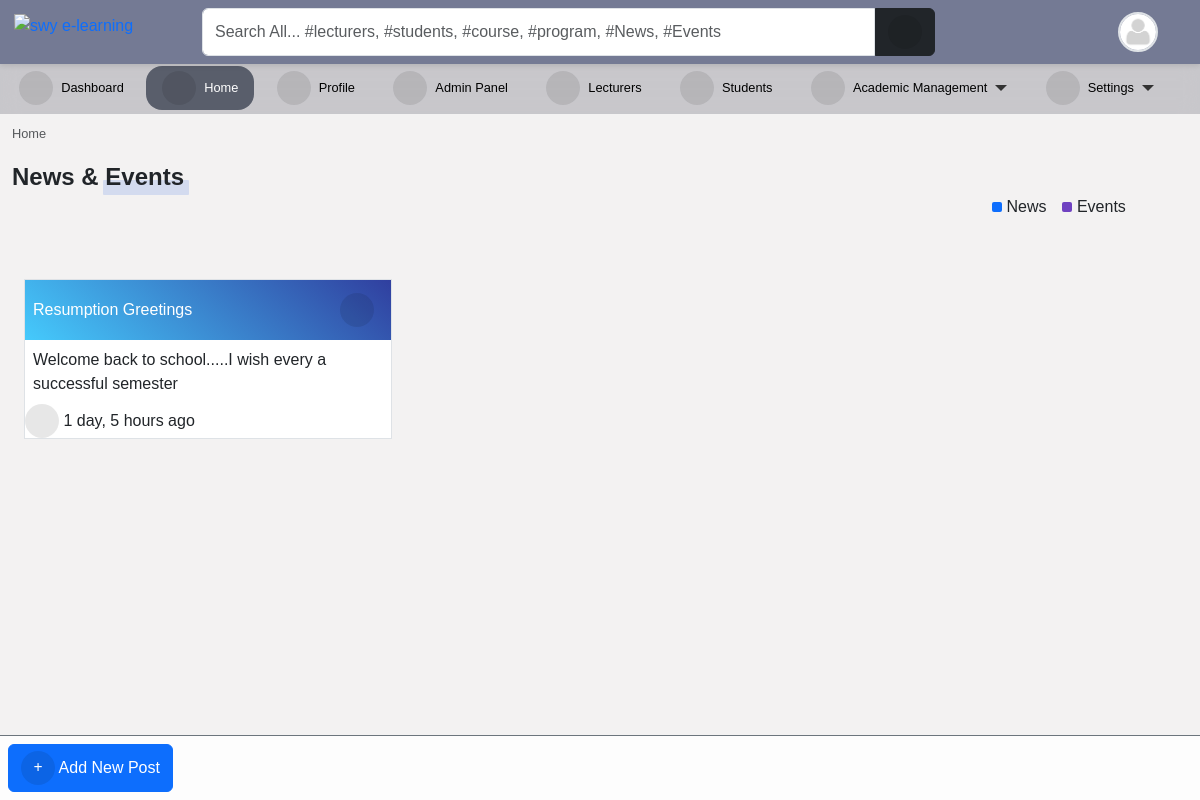
Screenshot of / (signed in) with the database file from the repository.
### accounts/models.py (models this page shows, shortened)
class User(AbstractUser):
    is_student = models.BooleanField(default=False)
    is_lecturer = models.BooleanField(default=False)
    gender = models.CharField(max_length=1, choices=GENDERS, blank=True, null=True)
    phone = models.CharField(max_length=60, blank=True, null=True)
    address = models.CharField(max_length=60, blank=True, null=True)
    picture = models.ImageField(
        upload_to="profile_pictures/%y/%m/%d/", default="default.png", null=True
    )
    email = models.EmailField(blank=True, null=True)
    username_validator = ASCIIUsernameValidator()
    objects = CustomUserManager()
    class Meta:
        ordering = ("-date_joined",)
    @property
    def get_user_role(self):
        if self.is_superuser:
            role = "Admin"
        elif self.is_student:
            role = "Student"
        elif self.is_lecturer:
            role = "Lecturer"
        return role

### core/models.py (models this page shows, shortened)
class NewsAndEvents(models.Model):
    title = models.CharField(max_length=200, null=True)
    summary = models.TextField(max_length=200, blank=True, null=True)
    posted_as = models.CharField(choices=POST, max_length=10)
    updated_date = models.DateTimeField(auto_now=True, auto_now_add=False, null=True)
    upload_time = models.DateTimeField(auto_now=False, auto_now_add=True, null=True)
    objects = NewsAndEventsManager()

### core/views.py (the view)
# urls.py: path("", home_view, name="home"),
@login_required
def home_view(request):
    items = NewsAndEvents.objects.all().order_by("-updated_date")
    context = {
        "title": "News & Events",
        "items": items,
    }
    return render(request, "core/index.html", context)

### core/models.py (called while the page is built)
    def get_queryset(self):
        return NewsAndEventsQuerySet(self.model, using=self._db)

    def all(self):
        return self.get_queryset()

### templates/core/index.html (shortened to what this page needs)
{% extends 'base.html' %}
{% load static %}
{% block content %}
<nav style="--bs-breadcrumb-divider: '>';" aria-label="breadcrumb">
    <ol class="breadcrumb">
      <li class="breadcrumb-item active" aria-current="page">Home</li>
    </ol>
</nav>
{% if request.user.is_superuser or request.user.is_lecturer %}
<div class="manage-wrap">
    <a class="btn btn-primary" href="{% url 'add_item' %}"><i class="fas fa-plus"></i> Add New Post</a>
</div>
{% endif %}
<div>
    <div class="title-1">News &amp; Events</div>
</div>
<div class="col-md-2 ms-auto d-flex">
    <div class="me-3">
        <span class="color-indicator bg-primary"></span> News
    </div>
    <div>
        <span class="color-indicator bg-purple"></span> Events
    </div>
</div>
<div class="container-fluid">
    {% if items %}
    <div class="row">
        {% for item in items %}
        <div class="col-md-4 mb-4">
            <div class="bg-white border">
                <div class="card-header-ne {% if item.posted_as == 'News' %}news{% else %}events{% endif %} p-2">
                    <span class="p-0">
                        {{ item.title|title }}
                    </span>
                    {% if request.user.is_superuser or request.user.is_lecturer %}
                    <div class="dropstart">
                        <button class="btn btn-sm" data-bs-toggle="dropdown" aria-expanded="false">
                            <i class="fas fa-ellipsis-v text-white"></i>
                        </button>
                    </div>
                    {% endif %}
                </div>
                <div class="p-2">{{ item.summary }}</div>
                <div class="date-wrapper">
                    <i class="fa fa-calendar mr-2"></i>
                    {{ item.updated_date|timesince }} ago
                </div>
            </div>
        </div>
        {% endfor %}
    </div>
    {% else %}
    <h4 class="text-center mt-5 py-5 text-muted">
        <i class="fa-regular fa-folder-open me-2"></i> School news and events will appear here.
    </h4>
    {% endif %}
</div>
{% endblock content %}

### templates/navbar.html (shortened to what this page needs)
{% load static %}
<div id="top-navbar" class="py-2 top-navbar">
	<div class="container">
		<a href="/" class="head-logo">
			<img src="{% static 'img/swy e-learning.jpg' %}" width="40px" alt="swy e-learning">
		</a>
		<div class="nav-wrapper">
			<form class="form-header" action="{% url 'query' %}" method="GET">
				<input id="primary-search" class="form-control rounded-end-0" type="text" name="q" value="{{ request.GET.q }}"
					placeholder="Search All... #lecturers, #students, #course, #program, #News, #Events" required />
				<button class="btn btn-dark rounded-start-0" type="submit">
					<i class="fas fa-search"></i>
				</button>
			</form>
			<div class="dropdown index">
				<div class="avatar border border-2" type="button" data-bs-toggle="dropdown" aria-expanded="false">
					<img src="{{ request.user.picture.url }}">
				</div>
			</div>
		</div>
	</div>
</div>

### static/scss/style1.css (style rules this page uses)
*, body { font-family: "Rubik", sans-serif; }
body { background-color: #f3f2f2; }
#main .container-fluid { margin-top: 3.7rem; }
#top-navbar { position: fixed; top: 0; right: 0; -webkit-margin-start: -10px; z-index: 90; padding: 0; background: #747a94; box-shadow: 0px 2px 5px 0px rgba(0, 0, 0, 0.1); transition: 0.3s; margin: 0; }
#top-navbar .container { display: flex; background-color: transparent; position: relative; }
#top-navbar .nav-wrapper { display: flex; flex-wrap: wrap; justify-content: space-between; align-items: center; width: 100%; margin-left: 10rem; background-color: transparent; }
#top-navbar .nav-wrapper .form-header { display: flex; flex: 0.8; }
#top-navbar .nav-wrapper .form-header button { flex: 0.1; }
#top-navbar { left: 0; }
.manage-wrap { position: fixed; bottom: 0; right: 0; left: 300px; padding: 0.5rem; z-index: 10; background-color: rgba(255, 255, 255, 0.8); border-top: 1px solid #6c757d; transition: 0.3s; }
.manage-wrap { left: 0; }
.avatar { width: 40px; height: 40px; border-radius: 50%; overflow: hidden; }
.avatar img { width: 100%; height: 100%; -o-object-fit: cover; object-fit: cover; }
a { color: var(--bs-primary); text-decoration: none; }
.title-1 { position: relative; display: inline-flex; align-items: center; font-family: inherit; text-transform: capitalize; font-weight: 700; font-size: 24px; border-radius: 0.2em; }
.title-1::before { content: ""; position: absolute; bottom: 0; right: -5px; width: 50%; height: 15px; z-index: -1; border-radius: 1px; background-color: rgba(83, 126, 226, 0.2); animation: lineAnim 1s ease-in forwards; }
.news { background: linear-gradient(40deg, #45cafc, #303f9f) !important; color: #fff; }
.fas, .fa { font-size: 16px; display: inline-flex; align-items: center; justify-content: center; width: 34px; height: 34px; background-color: rgba(0, 0, 0, 0.093); border-radius: 50%; }

### templates/aside.html (style rules this page uses)
li { font-size: .8rem; }

### templates/navbar.html (style rules this page uses)
.head-logo { position: absolute; left: -1rem; top: 0.3rem; }

### templates/core/index.html (style rules this page uses)
.color-indicator { display: inline-block; width: 10px; height: 10px; border-radius: 2px; }
.bg-purple { background-color: #6f42c1; }
.card-header-ne { position: relative; display: flex; align-items: center; justify-content: space-between; }

### rows the page displays
User: user.picture (placeholder picture)
NewsAndEvents: title "Resumption Greetings", summary "Welcome back to school.....I wish every a successful semester", updated_date "1 day, 5 hours"
